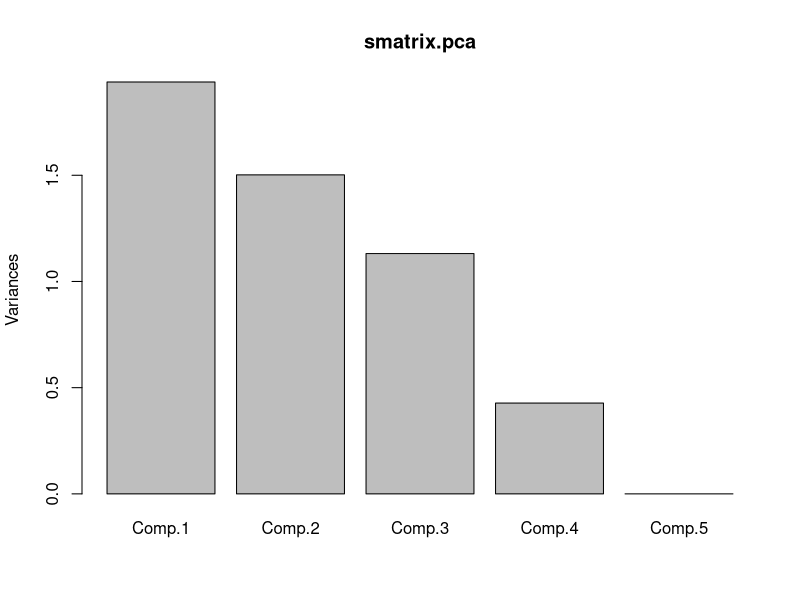
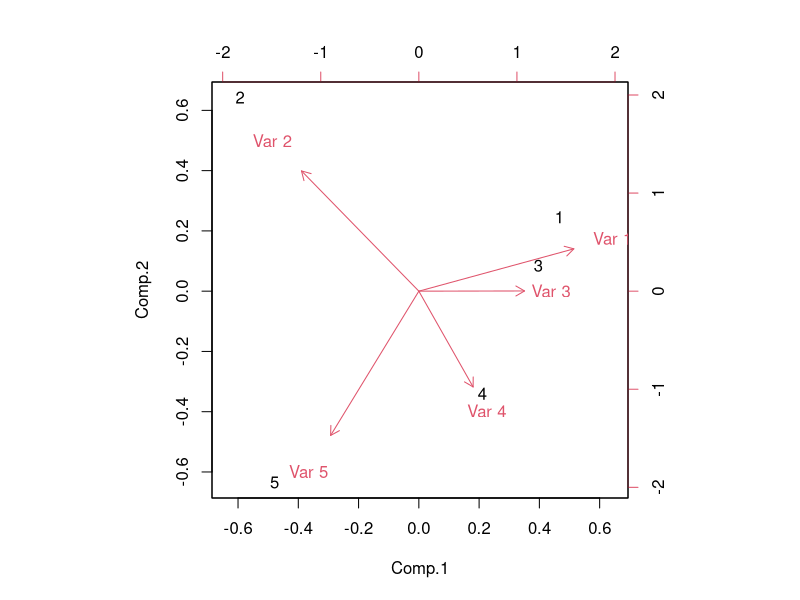

Here is the R script that generated these plots, in order:
## ---- chunk 1
#Entering and displaying a square matrix in R. This matrix has 5 rows and 5 columns.
s <- matrix(c(44.23,22.42,31.23,32.54,19.22,22.42,55.13,22.55,25.56,23.15,31.23,22.55,61.21,29.42,
              27.35,32.54,25.56,29.42,57.42,33.34,19.22,23.15,27.35,33.34,72.36),nrow=5,ncol=5,
            byrow=F)
s
## ---- chunk 2
# convert variance-covariance to R correlation matrix (observe on the main diagonal entries are all = 1)
R <- cov2cor(s)
R

## ---- chunk 3
#Determinant of matrices S and R.
det(s)
det(R)
## ---- chunk 4
#Calculating the eigenvalues and eigenvectors of the matrix S.
out <- eigen(s)
out
## ---- chunk 5
#Multiply eigenvector matrix by transpose of eigenvector matrix.
v <- out$vectors
tv <- t(out$vectors)
# Compute the identity matrix.
I <- v %*% tv
#Round the identity matrix. The identity matrix consists of 1's in the main diagonal and o's elsewhere. 
round(I,2)
## ---- chunk 6
options(scipen=999)
R <- cov2cor(s)
R
out2 <- eigen(R)
v <- out2$vectors
tv <- t(out2$vectors)
E <- tv %*% R %*% v
E <- rbind(E[1,1],E[2,2],E[3,3],E[4,4],E[5,5])
E
## ---- chunk 7
#Identity matrix for correlations
out2 <- eigen(R)
E <- out2$vectors
tE <- t(out2$vectors)
I2 <- E %*% tE
round(I2,2)
## ---- chunk 8
smatrix.pca <- princomp(s,scores=T,cor=T)
summary(smatrix.pca)
## ---- chunk 9
# The plot function gives a generic visualization of our data by plotting x and y coordinates. From the visualization we can determine that Comp.1 had the highest variance and Comp.5 had a variance of 0.As we move from comp.1 to comp.5 we get lower variances. 
plot(smatrix.pca)
## ---- chunk 10
# This function will create a biplot of our data. It will use the eigenvectors to create the visualization of the biplot.
biplot(smatrix.pca)
## ---- chunk 11
summary(smatrix.pca)
smatrix.pca$scores
